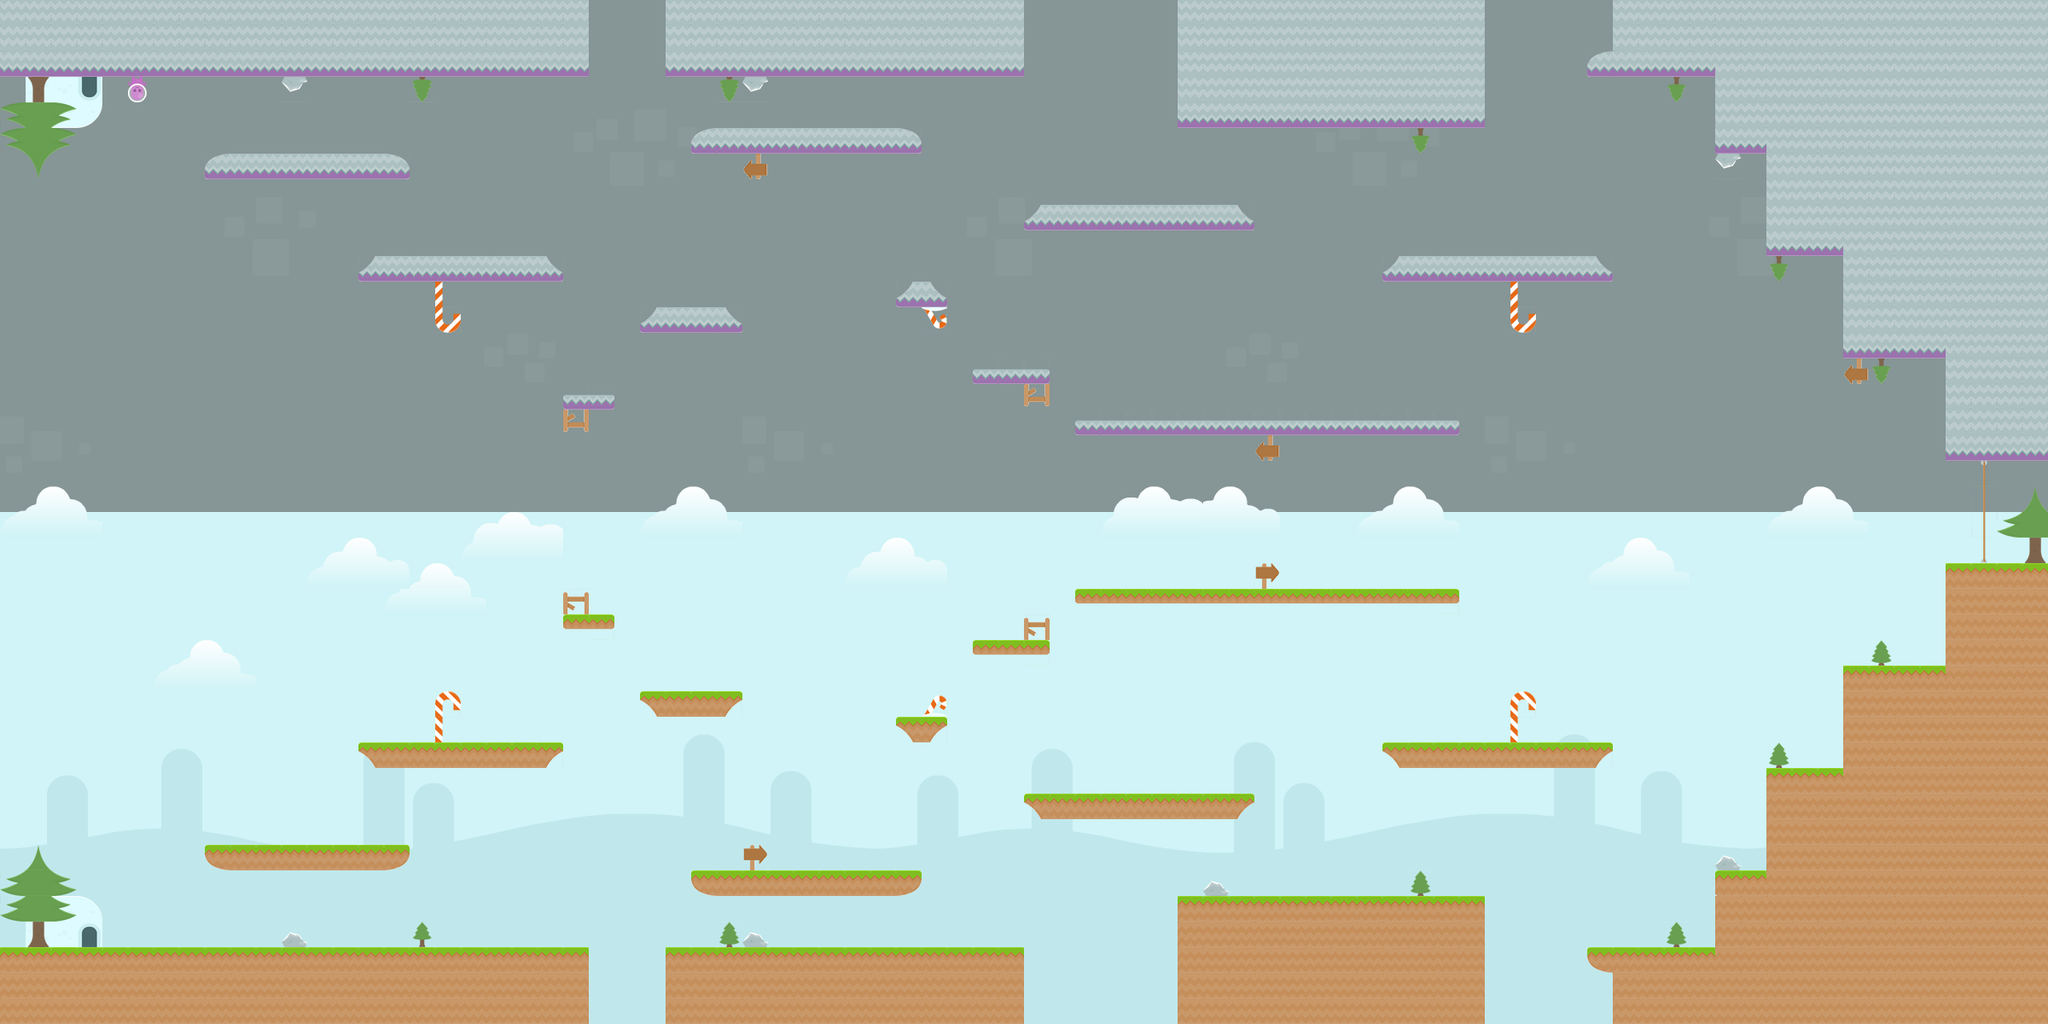

The image is a tile-based game level rendered from a .tmx file. Its description and source (layers, tilesets, objects; grid data summarised) follow:
An orthogonal 80x40 tile map with 30x30 px tiles, 4 tile layers (layer 0, layer 4, layer 2, layer 3), 10 tilesets and 163 objects (100x coin, 34x collide, 5x collision, 4x enemy, 4x fly, ...).

<map version="1.0" orientation="orthogonal" renderorder="right-down" width="80" height="40" tilewidth="30" tileheight="30" nextobjectid="252">
 <tileset firstgid="1" name="sheet0" tilewidth="30" tileheight="30" tilecount="169" columns="13">
  <image source="../graphics/sheet0.png" width="390" height="390" />
  <tile id="1">
   <animation>
    <frame tileid="1" duration="500" />
    <frame tileid="5" duration="500" />
    <frame tileid="85" duration="200" />
   </animation>
  </tile>
  <tile id="20">
   <animation>
    <frame tileid="19" duration="300" />
    <frame tileid="20" duration="300" />
   </animation>
  </tile>
  <tile id="98">
   <animation>
    <frame tileid="110" duration="100" />
    <frame tileid="111" duration="100" />
   </animation>
  </tile>
  <tile id="154">
   <animation>
    <frame tileid="19" duration="500" />
    <frame tileid="20" duration="500" />
   </animation>
  </tile>
  <tile id="160">
   <animation>
    <frame tileid="92" duration="500" />
    <frame tileid="93" duration="500" />
   </animation>
  </tile>
 </tileset>
 <tileset firstgid="170" name="sheet1" tilewidth="30" tileheight="30" tilecount="98" columns="14">
  <image source="../graphics/sheet1.png" width="420" height="210" />
  <tile id="51">
   <animation>
    <frame tileid="10" duration="500" />
    <frame tileid="11" duration="500" />
   </animation>
  </tile>
 </tileset>
 <tileset firstgid="268" name="sheet3" tilewidth="30" tileheight="30" tilecount="169" columns="13">
  <image source="../graphics/sheet3.png" width="390" height="390" />
  <tile id="66">
   <animation>
    <frame tileid="67" duration="500" />
    <frame tileid="66" duration="500" />
   </animation>
  </tile>
 </tileset>
 <tileset firstgid="437" name="bg_grasslands" tilewidth="30" tileheight="30" tilecount="578" columns="34">
  <image source="../graphics/bg_grasslands.png" width="1024" height="512" />
 </tileset>
 <tileset firstgid="1015" name="cloud2" tilewidth="30" tileheight="30" tilecount="8" columns="4">
  <image source="../graphics/cloud2.png" width="129" height="71" />
 </tileset>
 <tileset firstgid="1023" name="cloud1" tilewidth="30" tileheight="30" tilecount="8" columns="4">
  <image source="../graphics/cloud1.png" width="128" height="71" />
 </tileset>
 <tileset firstgid="1031" name="cloud3" tilewidth="30" tileheight="30" tilecount="8" columns="4">
  <image source="../graphics/cloud3.png" width="129" height="71" />
 </tileset>
 <tileset firstgid="1039" name="bg_castle" tilewidth="30" tileheight="30" tilecount="578" columns="34">
  <image source="../graphics/bg_castle.png" width="1024" height="512" />
 </tileset>
 <tileset firstgid="1617" name="sheet4" tilewidth="30" tileheight="30" tilecount="98" columns="14">
  <image source="../graphics/sheet4.png" width="420" height="210" />
 </tileset>
 <tileset firstgid="1715" name="a" tilewidth="22" tileheight="31" tilecount="1" columns="0">
  <tile id="0">
   <image width="22" height="31" source="../graphics/g_stand.png" />
  </tile>
 </tileset>
 <layer name="layer 0" width="80" height="40">
  <data>[3200 cells, 3200 non-empty, 7 distinct tile ids]</data>
 </layer>
 <layer name="layer 4" width="80" height="40">
  <data>[3200 cells, 3200 non-empty, 1071 distinct tile ids]</data>
 </layer>
 <layer name="layer 2" width="80" height="40">
  <data>[3200 cells, 888 non-empty, 47 distinct tile ids]</data>
 </layer>
 <layer name="layer 3" width="80" height="40">
  <data>[3200 cells, 126 non-empty, 42 distinct tile ids]</data>
 </layer>
 <objectgroup name="Object Layer 1">
  <object id="3" name="collide" type="collision" x="2" y="1112" width="683" height="85" />
  <object id="4" name="collide" type="collision" x="785" y="1109" width="410" height="96" />
  <object id="5" name="collide" type="collision" x="248" y="991" width="225" height="28" />
  <object id="6" name="collide" type="collision" x="427" y="871" width="225" height="28" />
  <object id="9" name="collide" type="collision" x="-1" y="38.6667" width="30" height="1076.33" />
  <object id="11" name="playerpos" x="119" y="1048" width="30" height="32" />
  <object id="19" name="collide" x="757" y="810" width="105" height="29" />
  <object id="21" name="collide" x="668" y="720" width="44" height="16" />
  <object id="23" name="collide" x="818" y="1020" width="253" height="29" />
  <object id="24" name="collide" x="1057" y="842" width="46" height="28" />
  <object id="25" name="collide" x="1144" y="751" width="80" height="15" />
  <object id="26" name="collide" x="1265" y="689" width="433" height="18" />
  <object id="27" name="collide" x="68" y="588" width="2330" height="23" />
  <object id="28" name="collide" x="1385" y="1049" width="350" height="151" />
  <object id="30" name="collide" x="1208" y="931" width="254" height="29" />
  <object id="31" name="collide" x="1628" y="870" width="253" height="30" />
  <object id="33" name="collide" x="1870" y="1111" width="533" height="90" />
  <object id="34" name="collide" x="2016" y="1020" width="390" height="90" />
  <object id="35" name="collide" x="2074" y="901" width="334" height="119" />
  <object id="36" name="collide" x="2166" y="780" width="256" height="120" />
  <object id="37" name="collide" x="2287" y="660" width="129" height="120" />
  <object id="41" name="collide" x="2361.67" y="530.667" width="32" height="136" />
  <object id="47" name="enemy" x="840" y="1021" width="29" height="30" />
  <object id="48" name="enemy" x="1218" y="931" width="26" height="29" />
  <object id="49" name="enemy" x="872" y="1109" width="27" height="25" />
  <object id="50" name="enemy" x="1638" y="870" width="23" height="29" />
  <object id="52" name="fish" x="719" y="1198" width="27" height="27" />
  <object id="54" name="fish" x="1826" y="1200" width="31" height="28" />
  <object id="55" name="fly" x="220" y="945" width="54" height="21" />
  <object id="56" name="fly" x="696" y="763" width="81" height="20" />
  <object id="58" name="fly" x="1266" y="647" width="59" height="13" />
  <object id="59" name="fly" x="1903" y="858" width="58" height="11" />
  <object id="102" name="coin" x="241" y="960" width="29" height="29" />
  <object id="103" name="coin" x="299" y="960" width="29" height="25" />
  <object id="104" name="coin" x="358" y="960" width="30" height="28" />
  <object id="105" name="coin" x="421" y="840" width="30" height="30" />
  <object id="106" name="coin" x="481" y="840" width="29" height="28" />
  <object id="107" name="coin" x="538" y="840" width="31" height="32" />
  <object id="108" name="coin" x="599" y="840" width="29" height="30" />
  <object id="109" name="coin" x="659" y="659" width="30" height="30" />
  <object id="110" name="coin" x="751" y="780" width="28" height="33" />
  <object id="111" name="coin" x="810" y="780" width="29" height="29" />
  <object id="113" name="coin" x="870" y="750" width="30" height="31" />
  <object id="114" name="coin" x="1050" y="780" width="30" height="29" />
  <object id="115" name="coin" x="1079" y="750" width="29" height="29" />
  <object id="116" name="coin" x="1109" y="717" width="29" height="32" />
  <object id="118" name="coin" x="1139" y="688" width="31" height="32" />
  <object id="119" name="coin" x="1169" y="658" width="32" height="30" />
  <object id="120" name="coin" x="1231" y="658" width="27" height="30" />
  <object id="121" name="coin" x="1289" y="658" width="29" height="30" />
  <object id="122" name="coin" x="1351" y="658" width="27" height="26" />
  <object id="123" name="coin" x="1410" y="658" width="28" height="28" />
  <object id="124" name="coin" x="1469" y="658" width="30" height="29" />
  <object id="125" name="coin" x="1531" y="658" width="27" height="28" />
  <object id="126" name="coin" x="1592" y="658" width="27" height="28" />
  <object id="127" name="coin" x="1651" y="658" width="29" height="30" />
  </objectgroup>
</map>
<!-- 107 of 163 objects omitted -->
